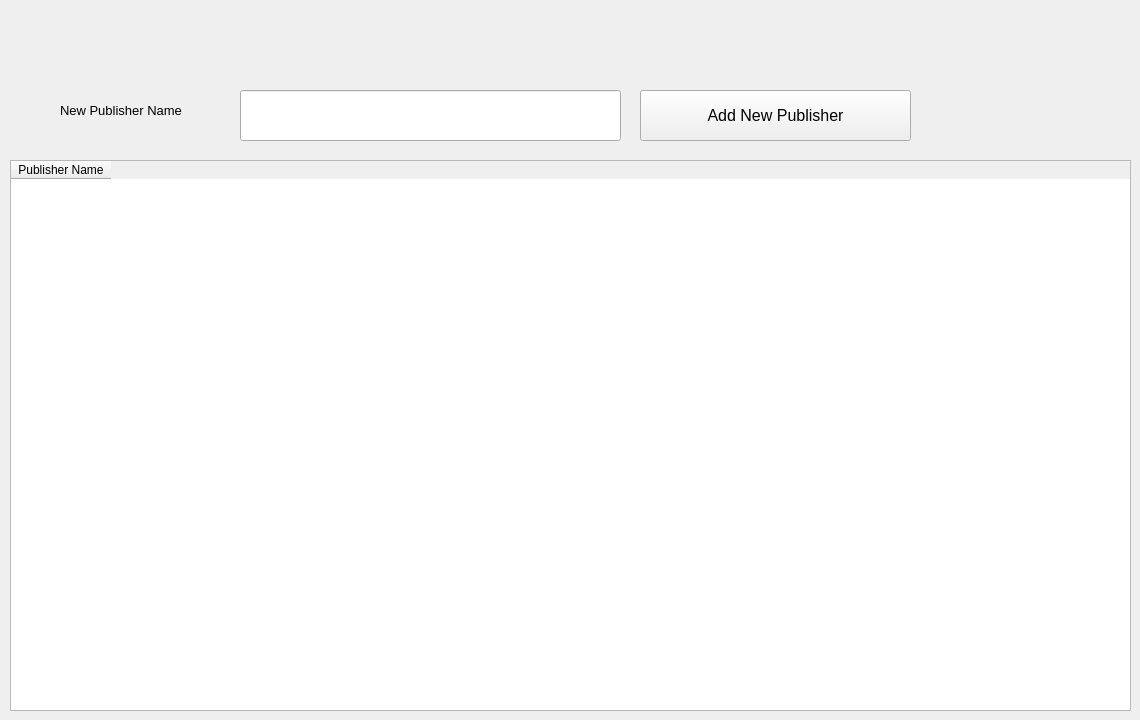
      <widget class="QWidget" name="tab_9">
       <attribute name="title">
        <string>Publisher</string>
       </attribute>
       <widget class="QLineEdit" name="lineEdit_21">
        <property name="geometry">
         <rect>
          <x>240</x>
          <y>90</y>
          <width>381</width>
          <height>51</height>
         </rect>
        </property>
       </widget>
       <widget class="QPushButton" name="pushButton_16">
        <property name="geometry">
         <rect>
          <x>640</x>
          <y>90</y>
          <width>271</width>
          <height>51</height>
         </rect>
        </property>
        <property name="font">
         <font>
          <family>Segoe UI</family>
          <pointsize>12</pointsize>
         </font>
        </property>
        <property name="text">
         <string>Add New Publisher</string>
        </property>
       </widget>
       <widget class="QLabel" name="label_28">
        <property name="geometry">
         <rect>
          <x>60</x>
          <y>100</y>
          <width>181</width>
          <height>21</height>
         </rect>
        </property>
        <property name="font">
         <font>
          <family>Segoe UI</family>
          <pointsize>10</pointsize>
         </font>
        </property>
        <property name="text">
         <string>New Publisher Name</string>
        </property>
       </widget>
       <widget class="QTableWidget" name="tableWidget_4">
        <property name="geometry">
         <rect>
          <x>10</x>
          <y>160</y>
          <width>1121</width>
          <height>551</height>
         </rect>
        </property>
        <property name="font">
         <font>
          <pointsize>9</pointsize>
         </font>
        </property>
        <column>
         <property name="text">
          <string>Publisher Name</string>
         </property>
        </column>
       </widget>
      </widget>
